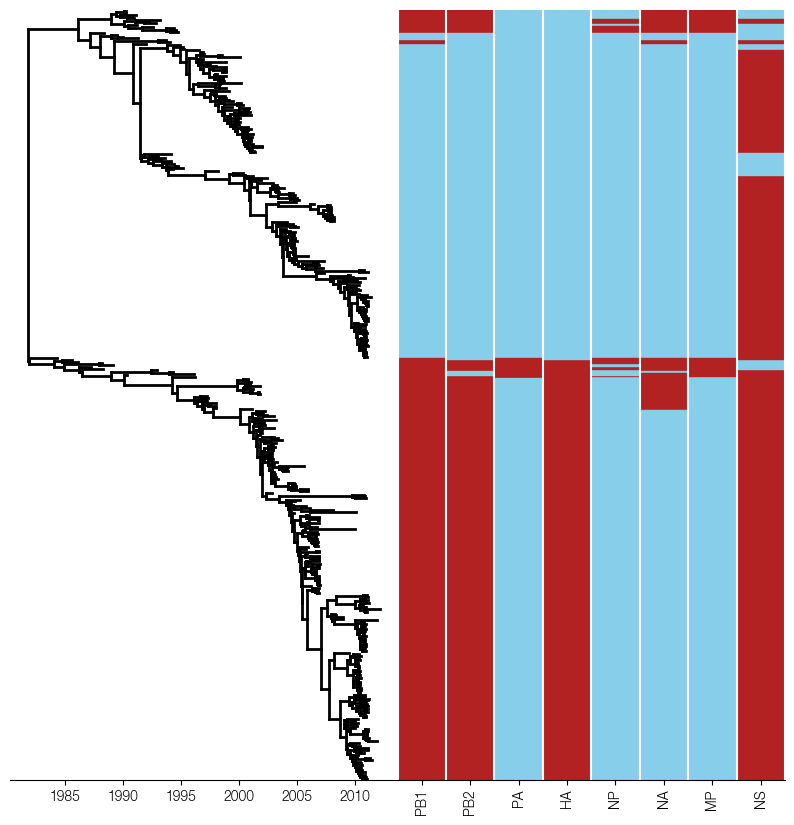

This figure's Python source:
import csv

import baltic as bt
from baltic import bt_utils
from baltic import curonia

import matplotlib as mpl
from matplotlib import pyplot as plt
from matplotlib.gridspec import GridSpec

mpl.use("Agg")
##############

ll = bt.io.load_nexus('InfB_HAt_ALLs1.mcc.tre', 'time', tipRegex=r'_([0-9\-]+)$')
ll.treeStats()

segments=['PB1','PB2','PA','HA','NP','NA','MP','NS']

labels = {seg: {} for seg in segments}
for seg in segments:
    for l in csv.DictReader(open(f"InfB_{seg}_subtypes.txt", 'r'), delimiter='\t'):
        labels[seg][l['traits']] = l[seg]
#############

fig = plt.figure(figsize=(10, 10), facecolor='w')
gs = GridSpec(1, 2, width_ratios=[1, 1], wspace = 0.0)

ax = plt.subplot(gs[0])
ax2 = plt.subplot(gs[1])

#########
yamColour = 'skyblue'
vicColour = 'firebrick'

colourDict = {seg: {'V': vicColour, 'Y': yamColour} for seg in segments} ## every segment gets the same colour map

curonia.plot_tree_matrix(treeAx=ax, matrixAx=ax2, tree=ll, labelDict=labels, colourDict=colourDict, columnOrder=segments)

ax2.vlines(range(len(segments) + 1), ymin=0, ymax=ll.ySpan, color='w') ## add separators for columns

bt_utils.clean_axes(ax, hideSpines=['left', 'top', 'right'], removeTickLabels='y') ## clean both axes
bt_utils.clean_axes(ax2, hideSpines=['left', 'top', 'right'], removeTickLabels='y')

plt.savefig('tree-matrix.png', bbox_inches='tight')